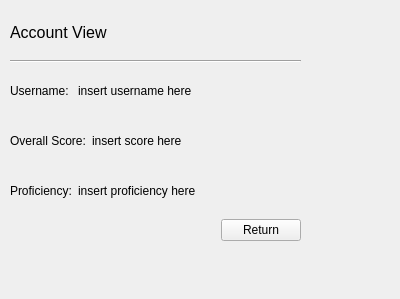
<?xml version="1.0" encoding="UTF-8"?>
<ui version="4.0">
 <class>Form</class>
 <widget class="QWidget" name="Form">
  <property name="geometry">
   <rect>
    <x>0</x>
    <y>0</y>
    <width>400</width>
    <height>299</height>
   </rect>
  </property>
  <property name="windowTitle">
   <string>Form</string>
  </property>
  <widget class="QWidget" name="verticalLayoutWidget">
   <property name="geometry">
    <rect>
     <x>10</x>
     <y>10</y>
     <width>291</width>
     <height>231</height>
    </rect>
   </property>
   <layout class="QVBoxLayout" name="verticalLayout">
    <item>
     <widget class="QLabel" name="titleLabel">
      <property name="font">
       <font>
        <pointsize>12</pointsize>
       </font>
      </property>
      <property name="text">
       <string>Account View</string>
      </property>
     </widget>
    </item>
    <item>
     <widget class="Line" name="line">
      <property name="orientation">
       <enum>Qt::Horizontal</enum>
      </property>
     </widget>
    </item>
    <item>
     <layout class="QHBoxLayout" name="horizontalLayout">
      <item>
       <widget class="QLabel" name="usernameLabel">
        <property name="text">
         <string>Username: </string>
        </property>
       </widget>
      </item>
      <item>
       <widget class="QLabel" name="usernameslotLabel">
        <property name="text">
         <string>insert username here</string>
        </property>
       </widget>
      </item>
      <item>
       <spacer name="horizontalSpacer_2">
        <property name="orientation">
         <enum>Qt::Horizontal</enum>
        </property>
        <property name="sizeHint" stdset="0">
         <size>
          <width>40</width>
          <height>20</height>
         </size>
        </property>
       </spacer>
      </item>
     </layout>
    </item>
    <item>
     <layout class="QHBoxLayout" name="horizontalLayout_2">
      <item>
       <widget class="QLabel" name="scoreLabel">
        <property name="text">
         <string>Overall Score:</string>
        </property>
       </widget>
      </item>
      <item>
       <widget class="QLabel" name="scoreslotLabel">
        <property name="text">
         <string>insert score here</string>
        </property>
       </widget>
      </item>
      <item>
       <spacer name="horizontalSpacer_3">
        <property name="orientation">
         <enum>Qt::Horizontal</enum>
        </property>
        <property name="sizeHint" stdset="0">
         <size>
          <width>40</width>
          <height>20</height>
         </size>
        </property>
       </spacer>
      </item>
     </layout>
    </item>
    <item>
     <layout class="QHBoxLayout" name="horizontalLayout_3">
      <item>
       <widget class="QLabel" name="proficiencyLabel">
        <property name="text">
         <string>Proficiency:</string>
        </property>
       </widget>
      </item>
      <item>
       <widget class="QLabel" name="proficiencyslotLabel">
        <property name="text">
         <string>insert proficiency here</string>
        </property>
       </widget>
      </item>
      <item>
       <spacer name="horizontalSpacer_4">
        <property name="orientation">
         <enum>Qt::Horizontal</enum>
        </property>
        <property name="sizeHint" stdset="0">
         <size>
          <width>40</width>
          <height>20</height>
         </size>
        </property>
       </spacer>
      </item>
     </layout>
    </item>
    <item>
     <layout class="QHBoxLayout" name="horizontalLayout_4">
      <item>
       <spacer name="horizontalSpacer">
        <property name="orientation">
         <enum>Qt::Horizontal</enum>
        </property>
        <property name="sizeHint" stdset="0">
         <size>
          <width>40</width>
          <height>20</height>
         </size>
        </property>
       </spacer>
      </item>
      <item>
       <widget class="QPushButton" name="returnButton">
        <property name="text">
         <string>Return</string>
        </property>
       </widget>
      </item>
     </layout>
    </item>
   </layout>
  </widget>
 </widget>
 <resources/>
 <connections/>
</ui>
